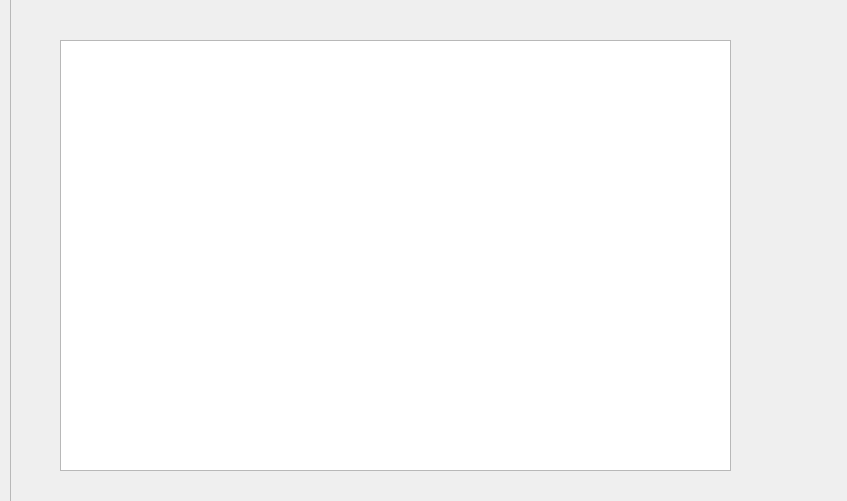
<?xml version="1.0" encoding="UTF-8"?>
<ui version="4.0">
 <class>NurseViewWindow</class>
 <widget class="QMainWindow" name="NurseViewWindow">
  <property name="geometry">
   <rect>
    <x>0</x>
    <y>0</y>
    <width>847</width>
    <height>501</height>
   </rect>
  </property>
  <property name="windowTitle">
   <string>挂号管理系统</string>
  </property>
  <widget class="QWidget" name="centralWidget">
   <widget class="QTableWidget" name="tableWidget">
    <property name="geometry">
     <rect>
      <x>60</x>
      <y>40</y>
      <width>671</width>
      <height>431</height>
     </rect>
    </property>
   </widget>
   <widget class="QFrame" name="frame">
    <property name="geometry">
     <rect>
      <x>10</x>
      <y>-30</y>
      <width>851</width>
      <height>571</height>
     </rect>
    </property>
    <property name="styleSheet">
     <string notr="true">border-image: url(:/new/prefix1/背景图2.jpg);</string>
    </property>
    <property name="frameShape">
     <enum>QFrame::StyledPanel</enum>
    </property>
    <property name="frameShadow">
     <enum>QFrame::Raised</enum>
    </property>
    <widget class="QPushButton" name="pushbutton">
     <property name="geometry">
      <rect>
       <x>740</x>
       <y>190</y>
       <width>75</width>
       <height>71</height>
      </rect>
     </property>
     <property name="styleSheet">
      <string notr="true">QPushButton{
border-radius:35px;
border-image: url(:/new/prefix1/refresh.png);
}

QPushButton:hover{background-color: rgb(247, 247, 0);}
</string>
     </property>
     <property name="text">
      <string/>
     </property>
    </widget>
   </widget>
   <zorder>frame</zorder>
   <zorder>tableWidget</zorder>
  </widget>
  <widget class="QMenuBar" name="menuBar">
   <property name="geometry">
    <rect>
     <x>0</x>
     <y>0</y>
     <width>847</width>
     <height>19</height>
    </rect>
   </property>
  </widget>
 </widget>
 <layoutdefault spacing="6" margin="11"/>
 <resources/>
 <connections/>
</ui>
